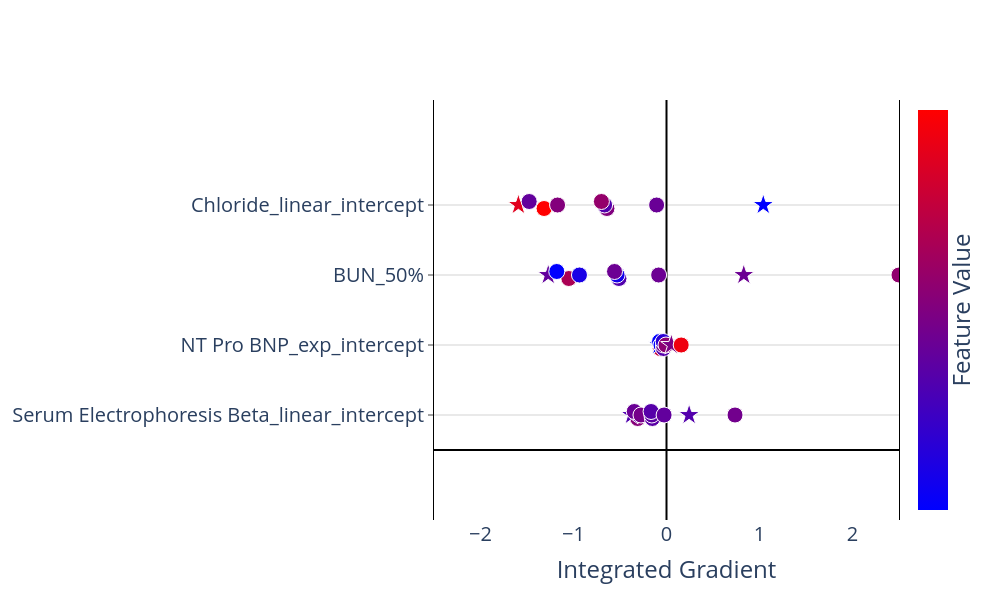

Notebook source saved alongside this figure:
### Code cell
testSetPatients = ['T-01', 'B-02', 'I-01', 'Y-02', 'F-03', 'B-03', 'F-01', 'G-03', 'Q-01', 'C-01']

IGtable_filtered = IGtable[IGtable['DeID'].isin(testSetPatients)]
Xvalues_filtered = Xvalues[Xvalues['IG'].isin(testSetPatients)]

nbins = 10
scale = 0.1
n_features = 4
spacing = 2
min_max_IG = 2.5

fig = go.Figure()
fig.update_layout(
    plot_bgcolor='white',
    autosize=False,
    width=1000,
    height=600,
    coloraxis = {'colorscale':'Bluered'},
    xaxis_title = "Integrated Gradient",
)
 
fig.update_xaxes(
    zeroline=True,
    zerolinecolor="black",
    range = [-min_max_IG,min_max_IG]
    )
fig.update_yaxes(
    zeroline=True,
    zerolinecolor="black",
    mirror=True,
    ticks='outside',
    showline=True,
    linecolor='black',
    gridcolor='lightgrey',
    range = [-spacing, spacing*n_features + spacing]
)
 
# feature_rank = np.argsort(np.sum(abs(IGtable),axis=0))
feature_order = feature_rank[:n_features][::-1]

y_val = 1
bin_ids = list(range(nbins))
for f in feature_order:
    bins = np.linspace(IGtable_filtered.loc[:,f].min()*1.1,IGtable_filtered.loc[:,f].max()*1.1,nbins+1)
    ig_bins = pd.cut(IGtable_filtered.loc[:,f], bins=bins, labels=bin_ids)
 
    x_vals = []
    y_vals = []
    f_vals = []
    id_vals = []
    for bin in bin_ids:
        x_bin_vals = list(IGtable_filtered.loc[ig_bins[ig_bins == bin].index,f].values)
        n_pts = len(x_bin_vals)
        if n_pts > 0:
            x_vals = x_vals + x_bin_vals
            y_vals = y_vals + list(y_val + scale*(np.array(list(range(n_pts)))-(n_pts-1)/2))
            f_vals = f_vals + list(Xvalues_filtered.loc[ig_bins[ig_bins == bin].index,f].values)
            id_vals = id_vals + list(IGtable_filtered.loc[ig_bins[ig_bins == bin].index,f].index)
    fig.add_trace(go.Scatter(
        x = x_vals, 
        y = y_vals,
        mode = 'markers',
        marker = dict(size=16,
                      color = f_vals,
                      coloraxis = "coloraxis",
                      #marker symbol for F-03 and Y-02 as stars (need to convert to list first
                        symbol = ['star' if id in ['Y-02', 'F-01'] else 'circle' for id in id_vals],
                        line_color = 'white', line_width= 1,
                     ),
        name=f,
        text = id_vals, textposition= 'bottom center'
    ))
    y_val += spacing
 
 
fig.update_layout(showlegend=False, coloraxis_showscale=True,font=dict(size=20))
fig.update_coloraxes(colorbar_showticklabels=False,
                    colorbar_title=dict(text="Feature Value",side = "right"),
                    cmin = -1, cmax = 1)
fig.update_yaxes(tickvals=[1]+[1 + spacing*i for i in range(1,n_features)], 
                 ticktext=feature_order)
 
fig.show()

### Figure 1 — Plotly figure (JSON) as saved in the notebook; plotly's stock layout.template omitted (floating-point values rounded to 4 significant figures)
{"data": [{"marker": {"color": [0.05335, -0.3697, -0.1684, -0.08373, -0.2925, -0.2781, -0.326, -0.2301, -0.3454, -0.1074], "coloraxis": "coloraxis", "line": {"color": "white", "width": 1}, "size": 16, "symbol": ["circle", "star", "circle", "circle", "circle", "circle", "circle", "circle", "star", "circle"]}, "mode": "markers", "name": "Serum Electrophoresis Beta_linear_intercept", "text": ["B-03", "F-01", "Q-01", "C-01", "B-02", "I-01", "G-03", "T-01", "Y-02", "F-03"], "textposition": "bottom center", "type": "scatter", "x": [-0.3091, -0.3761, -0.3466, -0.2746, -0.1518, -0.1575, -0.166, -0.0258, 0.2434, 0.7368], "y": [0.9, 1, 1.1, 1, 0.9, 1, 1.1, 1, 1, 1]}, {"marker": {"color": [0.5538, -1.252, -1.518, -1.11, -0.3337, -0.1096, -0.6637, 0.09547, -0.03355, 0.8735], "coloraxis": "coloraxis", "line": {"color": "white", "width": 1}, "size": 16, "symbol": ["circle", "star", "circle", "circle", "circle", "circle", "circle", "circle", "star", "circle"]}, "mode": "markers", "name": "NT Pro BNP_exp_intercept", "text": ["B-03", "F-01", "Q-01", "C-01", "B-02", "I-01", "G-03", "T-01", "Y-02", "F-03"], "textposition": "bottom center", "type": "scatter", "x": [-0.06615, -0.0804, -0.07481, -0.0593, -0.03228, -0.03358, -0.03531, -0.005256, 0.05254, 0.158], "y": [2.9, 3, 3.1, 3, 2.9, 3, 3.1, 3, 3, 3]}, {"marker": {"color": [0.3429, -0.2311, -1.256, -0.805, -0.354, -0.846, -0.1491, -0.1491, -0.1491, 0.1379], "coloraxis": "coloraxis", "line": {"color": "white", "width": 1}, "size": 16, "symbol": ["circle", "star", "circle", "circle", "circle", "circle", "circle", "circle", "star", "circle"]}, "mode": "markers", "name": "BUN_50%", "text": ["B-03", "F-01", "Q-01", "C-01", "B-02", "I-01", "G-03", "T-01", "Y-02", "F-03"], "textposition": "bottom center", "type": "scatter", "x": [-1.05, -1.272, -1.18, -0.9358, -0.5112, -0.5313, -0.5589, -0.08439, 0.831, 2.5], "y": [4.9, 5, 5.1, 5, 4.9, 5, 5.1, 5, 5, 5]}, {"marker": {"color": [1.624, 0.7627, -0.2241, 0.02701, 0.01111, -0.3481, 0.1598, -0.176, -1.324, -2.691], "coloraxis": "coloraxis", "line": {"color": "white", "width": 1}, "size": 16, "symbol": ["circle", "star", "circle", "circle", "circle", "circle", "circle", "circle", "star", "circle"]}, "mode": "markers", "name": "Chloride_linear_intercept", "text": ["B-03", "F-01", "Q-01", "C-01", "B-02", "I-01", "G-03", "T-01", "Y-02", "F-03"], "textposition": "bottom center", "type": "scatter", "x": [-1.317, -1.593, -1.476, -1.171, -0.6404, -0.6654, -0.7, -0.1061, 1.041, 3.131], "y": [6.9, 7, 7.1, 7, 6.9, 7, 7.1, 7, 7, 7]}], "layout": {"autosize": false, "coloraxis": {"cmax": 1, "cmin": -1, "colorbar": {"showticklabels": false, "title": {"side": "right", "text": "Feature Value"}}, "colorscale": [[0, "rgb(0,0,255)"], [1, "rgb(255,0,0)"]], "showscale": true}, "font": {"size": 20}, "height": 600, "plot_bgcolor": "white", "showlegend": false, "width": 1000, "xaxis": {"range": [-2.5, 2.5], "title": {"text": "Integrated Gradient"}, "zeroline": true, "zerolinecolor": "black"}, "yaxis": {"gridcolor": "lightgrey", "linecolor": "black", "mirror": true, "range": [-2, 10], "showline": true, "ticks": "outside", "ticktext": ["Serum Electrophoresis Beta_linear_intercept", "NT Pro BNP_exp_intercept", "BUN_50%", "Chloride_linear_intercept"], "tickvals": [1, 3, 5, 7], "zeroline": true, "zerolinecolor": "black"}}}
